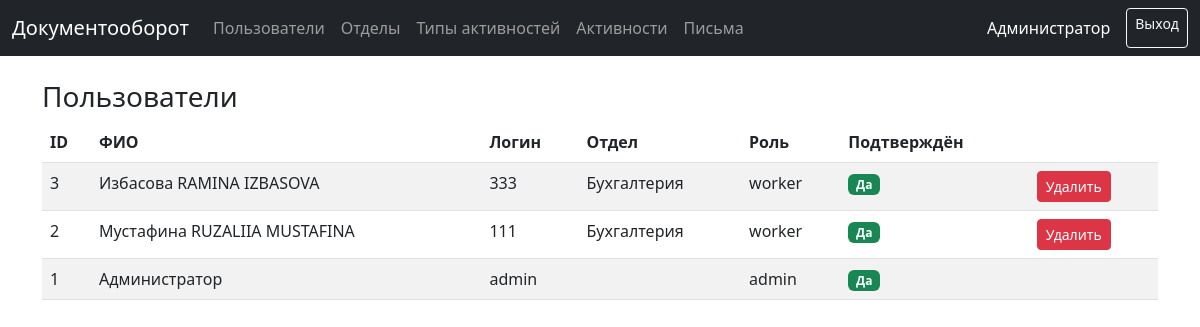
Page /admin/users (signed in) on the committed database.
### models.py (models this page shows, shortened)
class User(UserMixin, db.Model):
    __tablename__ = "users"
    id = db.Column(db.Integer, primary_key=True)
    full_name = db.Column(db.String(255), nullable=False)
    username = db.Column(db.String(120), unique=True, nullable=False)
    password_hash = db.Column(db.String(255), nullable=False)
    role = db.Column(db.String(20), nullable=False, default="worker")
    department_id = db.Column(db.Integer, db.ForeignKey("departments.id"))
    is_approved = db.Column(db.Boolean, default=False, nullable=False)
    created_at = db.Column(db.DateTime, default=dt.datetime.utcnow)
    department = db.relationship("Department", backref="users")

class Department(db.Model):
    __tablename__ = "departments"
    id = db.Column(db.Integer, primary_key=True)
    name = db.Column(db.String(200), unique=True, nullable=False)

### app.py (the view)
@app.get("/admin/users")
@role_required("admin")
def admin_users():
    users = User.query.order_by(User.created_at.desc()).all()
    return render_template("admin_users.html", title="Пользователи", users=users)

### app.py (called while the page is built)
@login_manager.user_loader
def load_user(user_id: str):
    return User.query.get(int(user_id))

def role_required(*roles):
    def _decor(fn):
        @wraps(fn)
        def wrapper(*args, **kwargs):
            if not current_user.is_authenticated:
                return login_manager.unauthorized()
            if current_user.role not in roles:
                abort(403)
            return fn(*args, **kwargs)
        return wrapper
    return _decor

@app.context_processor
def inject_now():
    from datetime import datetime
    return {'now': datetime.now}

### templates/admin_users.html (shortened to what this page needs)
{% extends 'layout.html' %}
{% block content %}
<h3>Пользователи</h3>
<table class="table table-striped">
  <thead>
    <tr>
      <th>ID</th><th>ФИО</th><th>Логин</th><th>Отдел</th><th>Роль</th><th>Подтверждён</th><th></th>
    </tr>
  </thead>
  <tbody>
    {% for u in users %}
    <tr>
      <td>{{ u.id }}</td>
      <td>{{ u.full_name }}</td>
      <td>{{ u.username }}</td>
      <td>{{ u.department.name if u.department else '' }}</td>
      <td>{{ u.role }}</td>
      <td>
        {% if u.is_approved %}
          <span class="badge bg-success">Да</span>
        {% else %}
          <span class="badge bg-warning">Нет</span>
        {% endif %}
      </td>
      <td>
        {% if u.role != 'admin' %}
          <form method="post" action="{{ url_for('delete_user', user_id=u.id) }}" class="d-inline">
            <button class="btn btn-sm btn-danger">Удалить</button>
          </form>
        {% endif %}
      </td>
    </tr>
    {% endfor %}
  </tbody>
</table>
{% endblock %}

### templates/layout.html (shortened to what this page needs)
<!DOCTYPE html>
<html lang="ru">
<head>
  <link href="https://cdn.jsdelivr.net/npm/bootstrap@5.3.0/dist/css/bootstrap.min.css" rel="stylesheet">
</head>
<body>
<nav class="navbar navbar-expand-lg navbar-dark bg-dark mb-4">
  <div class="container-fluid">
    <a class="navbar-brand" href="/">Документооборот</a>
    {% if current_user.is_authenticated %}
      <ul class="navbar-nav me-auto mb-2 mb-lg-0">
        {% if current_user.role == 'admin' %}
          <li class="nav-item"><a class="nav-link" href="{{ url_for('admin_users') }}">Пользователи</a></li>
          <li class="nav-item"><a class="nav-link" href="{{ url_for('admin_departments') }}">Отделы</a></li>
          <li class="nav-item"><a class="nav-link" href="{{ url_for('admin_activity_types') }}">Типы активностей</a></li>
        {% endif %}
        <li class="nav-item"><a class="nav-link" href="{{ url_for('activities_page') }}">Активности</a></li>
        <li class="nav-item"><a class="nav-link" href="{{ url_for('letters_page') }}">Письма</a></li>
      </ul>
      <div class="d-flex">
        <span class="navbar-text me-3 text-white">{{ current_user.full_name }}</span>
        <a class="btn btn-outline-light btn-sm" href="{{ url_for('logout') }}">Выход</a>
      </div>
    {% endif %}
  </div>
</nav>
<div class="container">
  {% block content %}{% endblock %}
</div>
</body>
</html>

### rows in the picture
User: full_name "Администратор", id "1", username "admin", role "admin", is_approved "Да"
User: id "3", full_name "Избасова RAMINA IZBASOVA", username "333", department "Бухгалтерия", role "worker", is_approved "Да"
User: id "2", full_name "Мустафина RUZALIIA MUSTAFINA", username "111", department "Бухгалтерия", role "worker", is_approved "Да"
